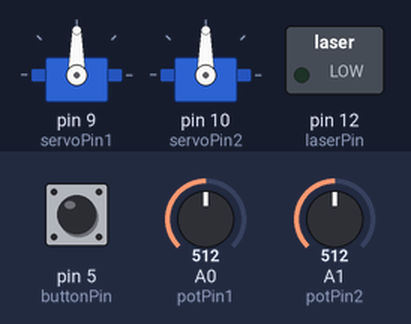
Bench run of a sketch on a simulated Arduino Nano, built with avr-gcc and run on an emulated ATmega328P. On the bench: 2 × servo, switched loads named in the sketch (green lamp = pin HIGH). Inputs (shaded band) come from the test bench; at power-on: A0 (potPin1) = 512, A1 (potPin2) = 512, pin 5 (buttonPin) LOW.

Above: at 1.2 s.
1.3 s: A0 (potPin1) set to 716
At 2.5 s:
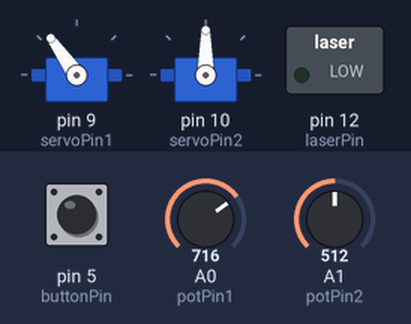
2.8 s: A1 (potPin2) set to 716
At 3.8 s:
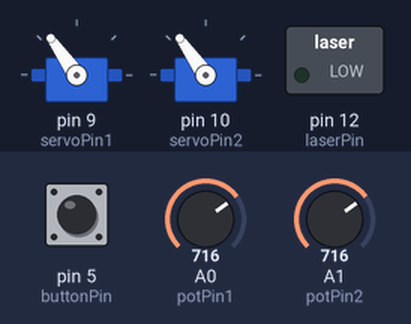
4.3 s: pin 5 (buttonPin) pulled HIGH for 0.15 s
At 4.38 s:
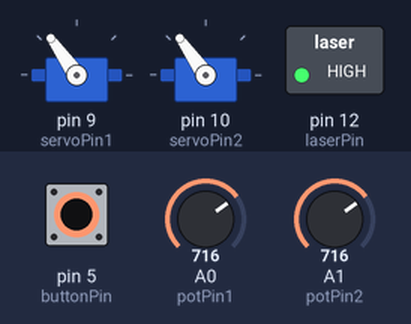
5.9 s: A0 (potPin1) set to 900
At 6.5 s:
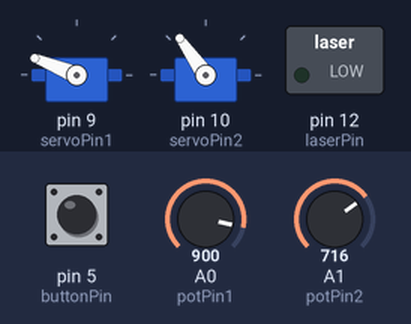
7.4 s: A1 (potPin2) set to 900
At 7.7 s:
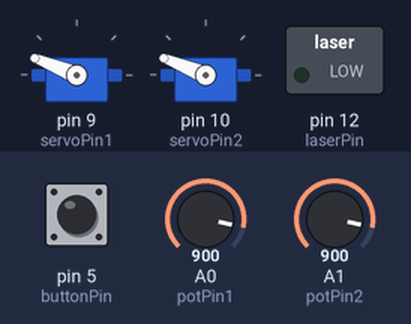
8.9 s: pin 5 (buttonPin) pulled HIGH for 1 s
At 9.5 s:
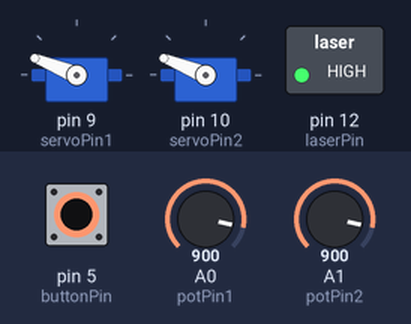
Timing chart, 0 to 11.9 s (numbered marks = the images above; inputs shaded):
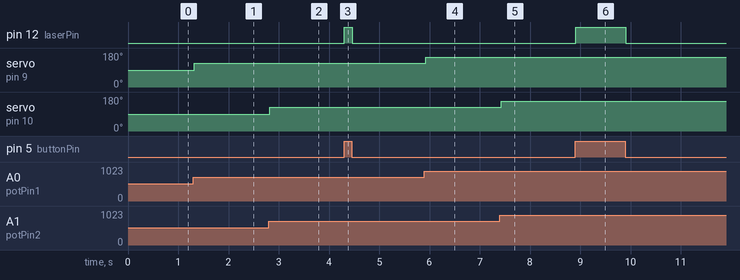

Measured:
- after the input at 1.3 s, servo on pin 9 (servoPin1): 90° → 125° at once
- after the input at 2.8 s, servo on pin 10 (servoPin2): 90° → 125° at once
- after the input at 4.3 s, pin 12 (laserPin): LOW → HIGH at once, → LOW 0.15 s later
- after the input at 5.9 s, servo on pin 9 (servoPin1): 125° → 158° at once
- after the input at 7.4 s, servo on pin 10 (servoPin2): 125° → 158° at once
- after the input at 8.9 s, pin 12 (laserPin): LOW → HIGH at once, → LOW 0.99 s later

The sketch:

LaserTurrent.ino
```cpp
#include <Servo.h>

Servo servo1;
Servo servo2;

#define laserPin 12
#define buttonPin 5
#define servoPin1 9
#define servoPin2 10
#define potPin1 A0
#define potPin2 A1

int varPot1 = 0;
int varPot2 = 0;
int lastVarPot1 = 0;
int lastVarPot2 = 0;

void setup() {
  pinMode(laserPin, OUTPUT);
  pinMode(buttonPin, INPUT);
  servo1.attach(servoPin1);
  servo2.attach(servoPin2);
}

void loop() {
  varPot1 = analogRead(potPin1);
  varPot2 = analogRead(potPin2);
  varPot1 = map(varPot1, 0, 1023, 0, 180);
  varPot2 = map(varPot2, 0, 1023, 0, 180);
  if(varPot1 == lastVarPot1){
    servo1.write(varPot1);
  }
  if(varPot2 == lastVarPot2){
    servo2.write(varPot2);
  }
  lastVarPot1 = varPot1;
  lastVarPot2 = varPot2;
  digitalWrite(laserPin, digitalRead(buttonPin));
  delay(15);
}
```
